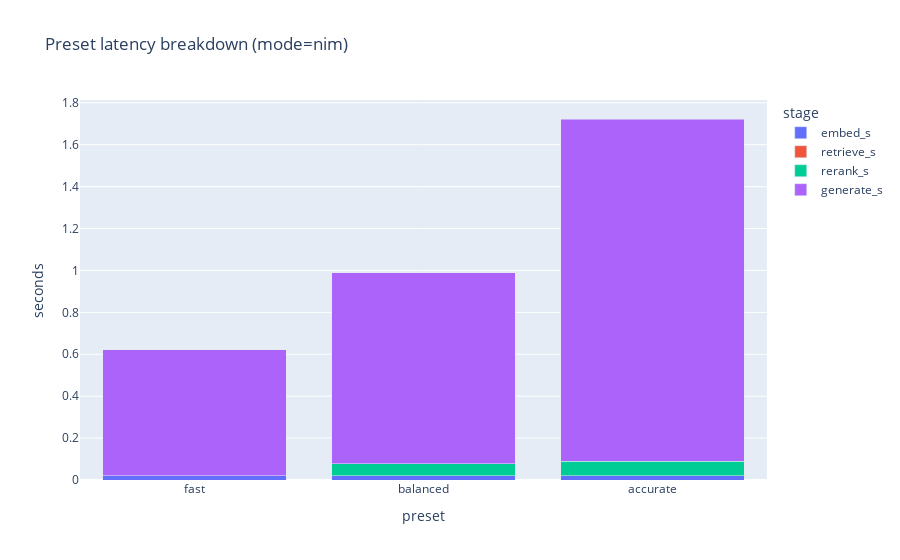

Notebook source saved alongside this figure:
### Markdown cell above
## Presets: Fast vs Balanced vs Accurate

These presets are meant to make the tradeoffs visible:
- **Fast**: usually passes SLA, lower answer quality
- **Balanced**: a reasonable default
- **Accurate**: higher recall/precision, typically slower

We’ll compare them with a **stacked latency breakdown** figure.

### Code cell
# Preset comparison (non-widget): stacked latency breakdown

PRESETS = {
    "fast": {"chunk_size": 900, "overlap": 150, "top_k": 6, "rerank_top_k": 0, "max_new_tokens": 80, "temperature": 0.2},
    "balanced": {"chunk_size": 900, "overlap": 150, "top_k": 10, "rerank_top_k": 5, "max_new_tokens": 180, "temperature": 0.2},
    "accurate": {"chunk_size": 900, "overlap": 150, "top_k": 20, "rerank_top_k": 10, "max_new_tokens": 220, "temperature": 0.2},
}

PRESET_QUERY = "Kubernetes incident runbook"

missing = [name for name in ["get_index", "run_rag"] if name not in globals()]
if missing:
    raise RuntimeError("Missing functions: " + ", ".join(missing) + "\nRun the Phase 1 setup cell above first.")

mode = DEFAULT_MODE if "DEFAULT_MODE" in globals() else "local"

rows, index = get_index(mode, chunk_size=900, overlap=150)

records = []
for name, p in PRESETS.items():
    cfg = RAGConfig(
        mode=mode,
        top_k=int(p["top_k"]),
        rerank_top_k=int(p["rerank_top_k"]),
        max_new_tokens=int(p["max_new_tokens"]),
        temperature=float(p["temperature"]),
    )
    ans, ctx, timings = run_rag(PRESET_QUERY, mode=mode, chunk_rows=rows, index=index, cfg=cfg)

    # Normalize stage names for plotting
    stage_map = {
        "network+embed": "embed",
        "embed": "embed",
        "retrieve": "retrieve",
        "network+rerank": "rerank",
        "rerank": "rerank",
        "network+generate": "generate",
        "generate": "generate",
    }
    agg = {}
    for k, v in timings.items():
        kk = stage_map.get(k)
        if kk:
            agg[kk] = agg.get(kk, 0.0) + float(v)

    total = float(sum(timings.values()))
    records.append(
        {
            "preset": name,
            "total_s": total,
            "embed_s": agg.get("embed", 0.0),
            "retrieve_s": agg.get("retrieve", 0.0),
            "rerank_s": agg.get("rerank", 0.0),
            "generate_s": agg.get("generate", 0.0),
            "answer_preview": clean_answer(ans)[:180],
        }
    )

df_p = pd.DataFrame(records).sort_values("total_s")
display(df_p[["preset", "total_s", "embed_s", "retrieve_s", "rerank_s", "generate_s", "answer_preview"]])

fig = px.bar(
    df_p,
    x="preset",
    y=["embed_s", "retrieve_s", "rerank_s", "generate_s"],
    title=f"Preset latency breakdown (mode={mode})",
    labels={"value": "seconds", "variable": "stage"},
)
fig.update_layout(barmode="stack")
fig.show()

### Figure 1 — Plotly figure (JSON) as saved in the notebook; plotly's stock layout.template omitted (floating-point values rounded to 4 significant figures)
{"data": [{"hovertemplate": "stage=embed_s<br>preset=%{x}<br>seconds=%{y}<extra></extra>", "legendgroup": "embed_s", "marker": {"color": "#636efa", "pattern": {"shape": ""}}, "name": "embed_s", "orientation": "v", "showlegend": true, "textposition": "auto", "type": "bar", "x": ["fast", "balanced", "accurate"], "xaxis": "x", "y": [0.01965, 0.02103, 0.01987], "yaxis": "y"}, {"hovertemplate": "stage=retrieve_s<br>preset=%{x}<br>seconds=%{y}<extra></extra>", "legendgroup": "retrieve_s", "marker": {"color": "#EF553B", "pattern": {"shape": ""}}, "name": "retrieve_s", "orientation": "v", "showlegend": true, "textposition": "auto", "type": "bar", "x": ["fast", "balanced", "accurate"], "xaxis": "x", "y": [0.0001589, 0.000166, 0.0001638], "yaxis": "y"}, {"hovertemplate": "stage=rerank_s<br>preset=%{x}<br>seconds=%{y}<extra></extra>", "legendgroup": "rerank_s", "marker": {"color": "#00cc96", "pattern": {"shape": ""}}, "name": "rerank_s", "orientation": "v", "showlegend": true, "textposition": "auto", "type": "bar", "x": ["fast", "balanced", "accurate"], "xaxis": "x", "y": [0.0, 0.05684, 0.07038], "yaxis": "y"}, {"hovertemplate": "stage=generate_s<br>preset=%{x}<br>seconds=%{y}<extra></extra>", "legendgroup": "generate_s", "marker": {"color": "#ab63fa", "pattern": {"shape": ""}}, "name": "generate_s", "orientation": "v", "showlegend": true, "textposition": "auto", "type": "bar", "x": ["fast", "balanced", "accurate"], "xaxis": "x", "y": [0.6019, 0.9112, 1.632], "yaxis": "y"}], "layout": {"barmode": "stack", "legend": {"title": {"text": "stage"}, "tracegroupgap": 0}, "title": {"text": "Preset latency breakdown (mode=nim)"}, "xaxis": {"anchor": "y", "domain": [0, 1], "title": {"text": "preset"}}, "yaxis": {"anchor": "x", "domain": [0, 1], "title": {"text": "seconds"}}}}
